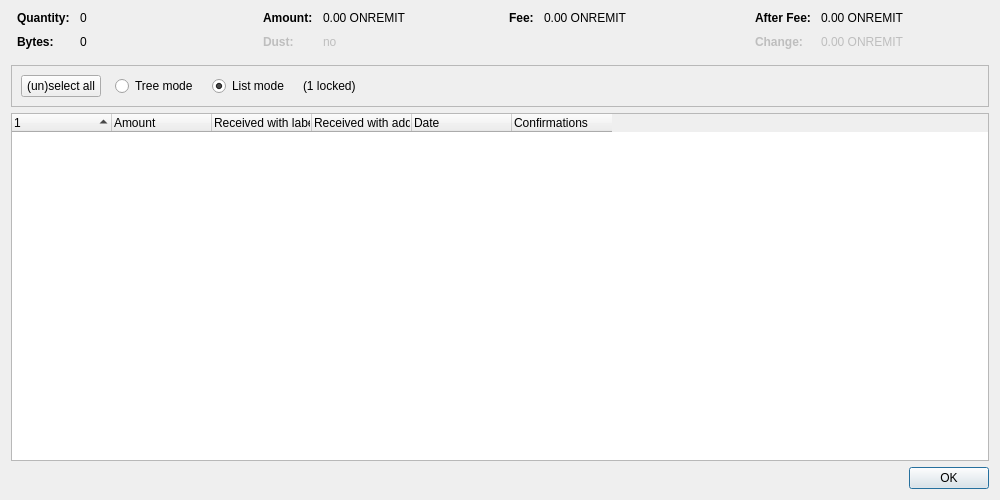
<?xml version="1.0" encoding="UTF-8"?>
<ui version="4.0">
 <class>CoinControlDialog</class>
 <widget class="QDialog" name="CoinControlDialog">
  <property name="geometry">
   <rect>
    <x>0</x>
    <y>0</y>
    <width>1000</width>
    <height>500</height>
   </rect>
  </property>
  <property name="windowTitle">
   <string>Coin Selection</string>
  </property>
  <layout class="QVBoxLayout" name="verticalLayout">
   <item>
    <layout class="QHBoxLayout" name="horizontalLayoutTop" stretch="0,0,0,0">
     <property name="topMargin">
      <number>0</number>
     </property>
     <property name="bottomMargin">
      <number>10</number>
     </property>
     <item>
      <layout class="QFormLayout" name="formLayoutCoinControl1">
       <property name="horizontalSpacing">
        <number>10</number>
       </property>
       <property name="verticalSpacing">
        <number>10</number>
       </property>
       <property name="leftMargin">
        <number>6</number>
       </property>
       <property name="rightMargin">
        <number>6</number>
       </property>
       <item row="0" column="0">
        <widget class="QLabel" name="labelCoinControlQuantityText">
         <property name="font">
          <font>
           <weight>75</weight>
           <bold>true</bold>
          </font>
         </property>
         <property name="text">
          <string>Quantity:</string>
         </property>
        </widget>
       </item>
       <item row="0" column="1">
        <widget class="QLabel" name="labelCoinControlQuantity">
         <property name="cursor">
          <cursorShape>IBeamCursor</cursorShape>
         </property>
         <property name="contextMenuPolicy">
          <enum>Qt::ActionsContextMenu</enum>
         </property>
         <property name="text">
          <string notr="true">0</string>
         </property>
         <property name="textInteractionFlags">
          <set>Qt::LinksAccessibleByMouse|Qt::TextSelectableByKeyboard|Qt::TextSelectableByMouse</set>
         </property>
        </widget>
       </item>
       <item row="1" column="0">
        <widget class="QLabel" name="labelCoinControlBytesText">
         <property name="font">
          <font>
           <weight>75</weight>
           <bold>true</bold>
          </font>
         </property>
         <property name="text">
          <string>Bytes:</string>
         </property>
        </widget>
       </item>
       <item row="1" column="1">
        <widget class="QLabel" name="labelCoinControlBytes">
         <property name="cursor">
          <cursorShape>IBeamCursor</cursorShape>
         </property>
         <property name="contextMenuPolicy">
          <enum>Qt::ActionsContextMenu</enum>
         </property>
         <property name="text">
          <string notr="true">0</string>
         </property>
         <property name="textInteractionFlags">
          <set>Qt::LinksAccessibleByMouse|Qt::TextSelectableByKeyboard|Qt::TextSelectableByMouse</set>
         </property>
        </widget>
       </item>
      </layout>
     </item>
     <item>
      <layout class="QFormLayout" name="formLayoutCoinControl2">
       <property name="horizontalSpacing">
        <number>10</number>
       </property>
       <property name="verticalSpacing">
        <number>10</number>
       </property>
       <property name="leftMargin">
        <number>6</number>
       </property>
       <property name="rightMargin">
        <number>6</number>
       </property>
       <item row="0" column="0">
        <widget class="QLabel" name="labelCoinControlAmountText">
         <property name="font">
          <font>
           <weight>75</weight>
           <bold>true</bold>
          </font>
         </property>
         <property name="text">
          <string>Amount:</string>
         </property>
        </widget>
       </item>
       <item row="0" column="1">
        <widget class="QLabel" name="labelCoinControlAmount">
         <property name="cursor">
          <cursorShape>IBeamCursor</cursorShape>
         </property>
         <property name="contextMenuPolicy">
          <enum>Qt::ActionsContextMenu</enum>
         </property>
         <property name="text">
          <string notr="true">0.00 ONREMIT</string>
         </property>
         <property name="textInteractionFlags">
          <set>Qt::LinksAccessibleByMouse|Qt::TextSelectableByKeyboard|Qt::TextSelectableByMouse</set>
         </property>
        </widget>
       </item>
       <item row="1" column="0">
        <widget class="QLabel" name="labelCoinControlLowOutputText">
         <property name="enabled">
          <bool>false</bool>
         </property>
         <property name="font">
          <font>
           <weight>75</weight>
           <bold>true</bold>
          </font>
         </property>
         <property name="text">
          <string>Dust:</string>
         </property>
        </widget>
       </item>
       <item row="1" column="1">
        <widget class="QLabel" name="labelCoinControlLowOutput">
         <property name="enabled">
          <bool>false</bool>
         </property>
         <property name="cursor">
          <cursorShape>IBeamCursor</cursorShape>
         </property>
         <property name="contextMenuPolicy">
          <enum>Qt::ActionsContextMenu</enum>
         </property>
         <property name="text">
          <string notr="true">no</string>
         </property>
         <property name="textInteractionFlags">
          <set>Qt::LinksAccessibleByMouse|Qt::TextSelectableByKeyboard|Qt::TextSelectableByMouse</set>
         </property>
        </widget>
       </item>
      </layout>
     </item>
     <item>
      <layout class="QFormLayout" name="formLayoutCoinControl3">
       <property name="horizontalSpacing">
        <number>10</number>
       </property>
       <property name="verticalSpacing">
        <number>10</number>
       </property>
       <property name="leftMargin">
        <number>6</number>
       </property>
       <property name="rightMargin">
        <number>6</number>
       </property>
       <item row="0" column="0">
        <widget class="QLabel" name="labelCoinControlFeeText">
         <property name="font">
          <font>
           <weight>75</weight>
           <bold>true</bold>
          </font>
         </property>
         <property name="text">
          <string>Fee:</string>
         </property>
        </widget>
       </item>
       <item row="0" column="1">
        <widget class="QLabel" name="labelCoinControlFee">
         <property name="cursor">
          <cursorShape>IBeamCursor</cursorShape>
         </property>
         <property name="contextMenuPolicy">
          <enum>Qt::ActionsContextMenu</enum>
         </property>
         <property name="text">
          <string notr="true">0.00 ONREMIT</string>
         </property>
         <property name="textInteractionFlags">
          <set>Qt::LinksAccessibleByMouse|Qt::TextSelectableByKeyboard|Qt::TextSelectableByMouse</set>
         </property>
        </widget>
       </item>
      </layout>
     </item>
     <item>
      <layout class="QFormLayout" name="formLayoutCoinControl4">
       <property name="horizontalSpacing">
        <number>10</number>
       </property>
       <property name="verticalSpacing">
        <number>10</number>
       </property>
       <property name="leftMargin">
        <number>6</number>
       </property>
       <property name="rightMargin">
        <number>6</number>
       </property>
       <item row="0" column="0">
        <widget class="QLabel" name="labelCoinControlAfterFeeText">
         <property name="font">
          <font>
           <weight>75</weight>
           <bold>true</bold>
          </font>
         </property>
         <property name="text">
          <string>After Fee:</string>
         </property>
        </widget>
       </item>
       <item row="0" column="1">
        <widget class="QLabel" name="labelCoinControlAfterFee">
         <property name="cursor">
          <cursorShape>IBeamCursor</cursorShape>
         </property>
         <property name="contextMenuPolicy">
          <enum>Qt::ActionsContextMenu</enum>
         </property>
         <property name="text">
          <string notr="true">0.00 ONREMIT</string>
         </property>
         <property name="textInteractionFlags">
          <set>Qt::LinksAccessibleByMouse|Qt::TextSelectableByKeyboard|Qt::TextSelectableByMouse</set>
         </property>
        </widget>
       </item>
       <item row="1" column="0">
        <widget class="QLabel" name="labelCoinControlChangeText">
         <property name="enabled">
          <bool>false</bool>
         </property>
         <property name="font">
          <font>
           <weight>75</weight>
           <bold>true</bold>
          </font>
         </property>
         <property name="text">
          <string>Change:</string>
         </property>
        </widget>
       </item>
       <item row="1" column="1">
        <widget class="QLabel" name="labelCoinControlChange">
         <property name="enabled">
          <bool>false</bool>
         </property>
         <property name="cursor">
          <cursorShape>IBeamCursor</cursorShape>
         </property>
         <property name="contextMenuPolicy">
          <enum>Qt::ActionsContextMenu</enum>
         </property>
         <property name="text">
          <string notr="true">0.00 ONREMIT</string>
         </property>
         <property name="textInteractionFlags">
          <set>Qt::LinksAccessibleByMouse|Qt::TextSelectableByKeyboard|Qt::TextSelectableByMouse</set>
         </property>
        </widget>
       </item>
      </layout>
     </item>
    </layout>
   </item>
   <item>
    <widget class="QFrame" name="frame">
     <property name="minimumSize">
      <size>
       <width>0</width>
       <height>40</height>
      </size>
     </property>
     <property name="frameShape">
      <enum>QFrame::StyledPanel</enum>
     </property>
     <property name="frameShadow">
      <enum>QFrame::Sunken</enum>
     </property>
     <layout class="QHBoxLayout" name="horizontalLayout">
      <item>
       <layout class="QHBoxLayout" name="horizontalLayoutPanel" stretch="0,0,0,0,0">
        <property name="spacing">
         <number>14</number>
        </property>
        <item>
         <widget class="QPushButton" name="pushButtonSelectAll">
          <property name="sizePolicy">
           <sizepolicy hsizetype="Maximum" vsizetype="Fixed">
            <horstretch>0</horstretch>
            <verstretch>0</verstretch>
           </sizepolicy>
          </property>
          <property name="text">
           <string>(un)select all</string>
          </property>
          <property name="autoDefault">
           <bool>false</bool>
          </property>
         </widget>
        </item>
        <item>
         <widget class="QRadioButton" name="radioTreeMode">
          <property name="sizePolicy">
           <sizepolicy hsizetype="Maximum" vsizetype="Fixed">
            <horstretch>0</horstretch>
            <verstretch>0</verstretch>
           </sizepolicy>
          </property>
          <property name="text">
           <string>Tree mode</string>
          </property>
         </widget>
        </item>
        <item>
         <widget class="QRadioButton" name="radioListMode">
          <property name="sizePolicy">
           <sizepolicy hsizetype="Maximum" vsizetype="Fixed">
            <horstretch>0</horstretch>
            <verstretch>0</verstretch>
           </sizepolicy>
          </property>
          <property name="text">
           <string>List mode</string>
          </property>
          <property name="checked">
           <bool>true</bool>
          </property>
         </widget>
        </item>
        <item>
         <widget class="QLabel" name="labelLocked">
          <property name="text">
           <string notr="true">(1 locked)</string>
          </property>
         </widget>
        </item>
        <item>
         <spacer name="horizontalSpacer">
          <property name="orientation">
           <enum>Qt::Horizontal</enum>
          </property>
          <property name="sizeHint" stdset="0">
           <size>
            <width>40</width>
            <height>20</height>
           </size>
          </property>
         </spacer>
        </item>
       </layout>
      </item>
     </layout>
    </widget>
   </item>
   <item>
    <widget class="CoinControlTreeWidget" name="treeWidget">
     <property name="contextMenuPolicy">
      <enum>Qt::CustomContextMenu</enum>
     </property>
     <property name="sortingEnabled">
      <bool>false</bool>
     </property>
     <property name="columnCount">
      <number>6</number>
     </property>
     <attribute name="headerShowSortIndicator" stdset="0">
      <bool>true</bool>
     </attribute>
     <attribute name="headerStretchLastSection">
      <bool>false</bool>
     </attribute>
     <column>
      <property name="text">
       <string/>
      </property>
     </column>
     <column>
      <property name="text">
       <string>Amount</string>
      </property>
     </column>
     <column>
      <property name="text">
       <string>Received with label</string>
      </property>
     </column>
     <column>
      <property name="text">
       <string>Received with address</string>
      </property>
     </column>
     <column>
      <property name="text">
       <string>Date</string>
      </property>
     </column>
     <column>
      <property name="text">
       <string>Confirmations</string>
      </property>
      <property name="toolTip">
       <string>Confirmed</string>
      </property>
     </column>
     <column>
      <property name="text">
       <string/>
      </property>
     </column>
     <column>
      <property name="text">
       <string/>
      </property>
     </column>
     <column>
      <property name="text">
       <string/>
      </property>
     </column>
     <column>
      <property name="text">
       <string/>
      </property>
     </column>
    </widget>
   </item>
   <item>
    <widget class="QDialogButtonBox" name="buttonBox">
     <property name="orientation">
      <enum>Qt::Horizontal</enum>
     </property>
     <property name="standardButtons">
      <set>QDialogButtonBox::Ok</set>
     </property>
    </widget>
   </item>
  </layout>
 </widget>
 <customwidgets>
  <customwidget>
   <class>CoinControlTreeWidget</class>
   <extends>QTreeWidget</extends>
   <header>qt/coincontroltreewidget.h</header>
  </customwidget>
 </customwidgets>
 <resources/>
 <connections/>
</ui>
